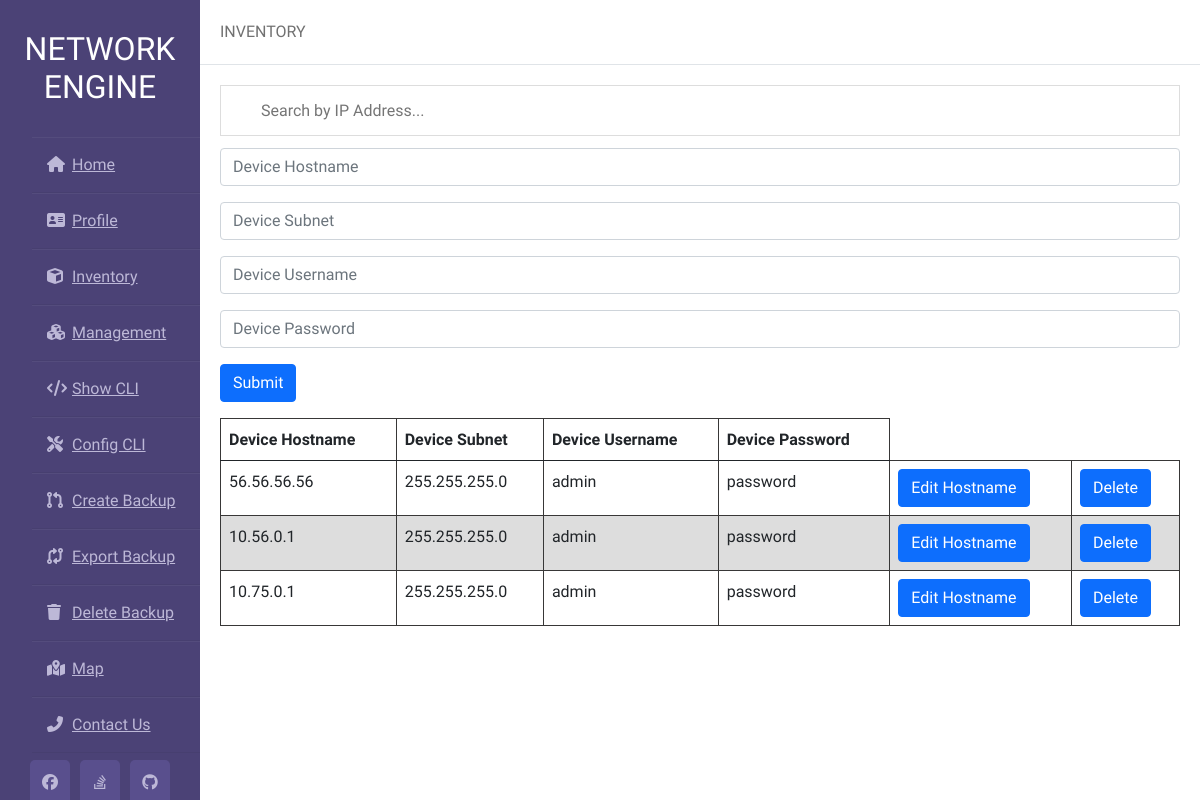
The page /inventory on the database as committed earlier.
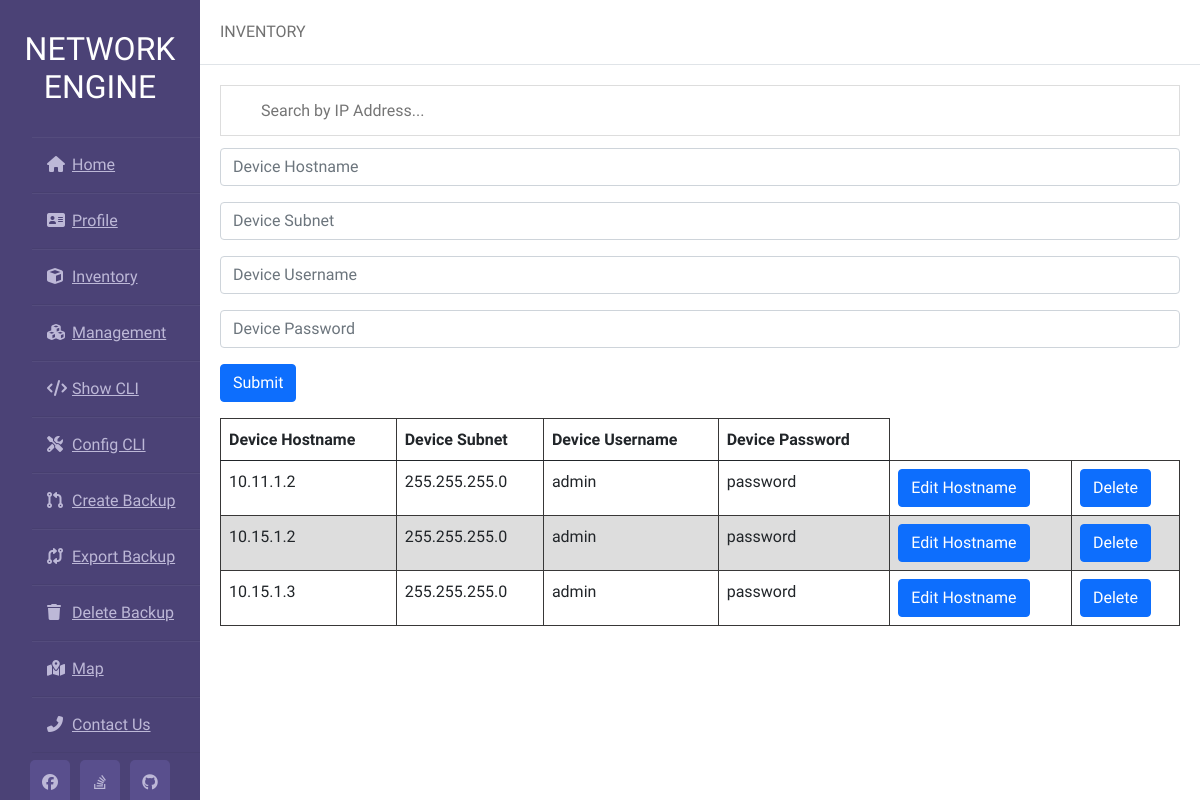
The same page on the database as committed later.
### app/models.py (models this page shows)
class Device(db.Model):
    hostname_id = db.Column(db.String, primary_key=True, nullable=False, unique=False)
    subnet = db.Column(db.String, unique=False)
    username = db.Column(db.String, unique=False)
    password = db.Column(db.String, unique=False)

### app/views.py (the view)
@app.route("/inventory", methods=["GET"])
def inventory():
    devices = db.session.query(Device).all()
    return render_template("inventory.html", devices=devices)

### app/templates/inventory.html (shortened to what this page needs)
<!DOCTYPE html>
<html lang="en">
<head>
    <link rel="stylesheet" href= "{{ url_for('static',filename='styles/styles.css') }}">
    <link href="https://cdn.jsdelivr.net/npm/bootstrap@5.0.0-beta1/dist/css/bootstrap.min.css" rel="stylesheet"
>
</head>
<body>
    <div class="wrapper">
        <div class="sidebar">
            <h2>Network Engine</h2>
            <ul>
                <li><a href="/"><i class="fa-solid fa-house"></i>Home</a></li>
                <li><a href="{{ url_for('profile') }}"><i class="fa-solid fa-address-card"></i>Profile</a></li>
                <li><a href="{{ url_for('inventory') }}"><i class="fa-solid fa-cube"></i>Inventory</a></li>
                <li><a href="{{ url_for('management') }}"><i class="fa-solid fa-cubes"></i>Management</a></li>
                <li><a href="{{ url_for('show_cli') }}"><i class="fa-solid fa-code"></i>Show CLI</a></li>
                <li><a href="{{ url_for('config') }}"><i class="fa-solid fa-screwdriver-wrench"></i>Config CLI</a></li>
                <li><a href="{{ url_for('create_backup') }}"><i class="fa-solid fa-code-pull-request"></i>Create Backup</a></li>
                <li><a href="{{ url_for('export_backup') }}"><i class="fa-solid fa-code-compare"></i>Export Backup</a></li>
                <li><a href="{{ url_for('delete_backup') }}"><i class="fa-solid fa-trash"></i>Delete Backup</a></li>
                <li><a href="#"><i class="fa-solid fa-map-location-dot"></i>Map</a></li>
                <li><a href="{{ url_for('contact_us') }}"><i class="fa-solid fa-phone-flip"></i>Contact Us</a></li>
            </ul>
            <div class="social_media">
                <a href="#"><i class="fa-brands fa-facebook"></i></a>
                <a href="https://stackoverflow.com" target="_blank"><i class="fa-brands fa-stack-overflow"></i></a>
                <a href="https://github.com/ADPOLLEY/Network-Engine" target="_blank"><i
                        class="fa-brands fa-github"></i></a>
            </div>
        </div>
        <div class="main_content">
            <div class="header">inventory</div>
            <div class="info" id="info">
                <input type="text" id="myInput" onkeyup="myFunction()" placeholder="Search by IP Address...">
                <form hx-post="/submit" hx-swap="beforeend" hx-target="#new-device" class="mb-3">
                    <input type="text" placeholder="Device Hostname" name="hostname" class="form-control mb-3" />
                    <input type="text" placeholder="Device Subnet" name="subnet" class="form-control mb-3" />
                    <input type="text" placeholder="Device Username" name="username" class="form-control mb-3" />
                    <input type="text" placeholder="Device Password" name="password" class="form-control mb-3" />
                    <button type="submit" class="btn btn-primary">Submit</button>
                </form>
                <table class="table">
                    <thead>
                      <tr>
                        <th scope="col">Device Hostname</th>
                        <th scope="col">Device Subnet</th>
                        <th scope="col">Device Username</th>
                        <th scope="col">Device Password</th>
                      </tr>
                    </thead>
                    <tbody id="new-device" hx-target="closest tr" hx-swap="outerHTML swap:0.5s">
                        {%for device in devices%}
                        <tr>
                            <td>{{device.hostname_id}}</td>
                            <td>{{device.subnet}}</td>
                            <td>{{device.username}}</td>
                            <td>{{device.password}}</td>
                            <td>
                                <button class="btn btn-primary"
                                    hx-get="/get-edit-form/{{device.hostname_id}}">
                                    Edit Hostname
                                </button>
                            </td>
                            <td>
                                <button class="btn btn-primary"
                                    hx-delete="/delete/{{device.hostname_id}}">
                                    Delete
                                </button>
                            </td>
                        </tr>
                        {%endfor%}
                    </tbody>
                </table>
            </div>
        </div>
    </div>
</body>
</html>

### app/static/styles/styles.css (style rules this page uses)
* { margin: 0; padding: 0; box-sizing: border-box; list-style: none; text-decoration: none; font-family: 'Josefin Sans', sans-serif; }
body { background-color: #f3f5f9; }
.wrapper { display: flex; position: relative; }
.wrapper .sidebar { width: 200px; height: 100%; background: #4b4276; padding: 30px 0px; position: fixed; }
.wrapper .sidebar h2 { color: #fff; text-transform: uppercase; text-align: center; margin-bottom: 30px; }
.wrapper .sidebar ul li { padding: 15px; border-bottom: 1px solid #bdb8d7; border-bottom: 1px solid rgba(0, 0, 0, 0.05); border-top: 1px solid rgba(255, 255, 255, 0.05); }
.wrapper .sidebar ul li a { color: #bdb8d7; display: block; }
.wrapper .sidebar ul li a .fa-solid { width: 25px; }
.wrapper .sidebar .social_media { position: absolute; bottom: 0; left: 50%; transform: translateX(-50%); display: flex; }
.wrapper .sidebar .social_media a { display: block; width: 40px; background: #594f8d; height: 40px; line-height: 45px; text-align: center; margin: 0 5px; color: #bdb8d7; border-top-left-radius: 5px; border-top-right-radius: 5px; }
.wrapper .main_content { width: 100%; margin-left: 200px; }
.wrapper .main_content .header { text-transform: uppercase; padding: 20px; background: #fff; color: #717171; border-bottom: 1px solid #e0e4e8; }
.wrapper .main_content .info { margin: 20px; color: #717171; line-height: 25px; border: #4b4276; }
#myInput { background-image: url(''); background-position: 10px 12px; background-repeat: no-repeat; width: 100%; font-size: 16px; padding: 12px 20px 12px 40px; border: 1px solid #ddd; margin-bottom: 12px; }

### app/templates/inventory.html (style rules this page uses)
table { font-family: arial, sans-serif; border-collapse: collapse; width: 100%; }
td, th { border: 1px solid #383737; text-align: left; padding: 8px; }
tr:nth-child(even) { background-color: #dddddd; }

Rows that differ between the two databases and show on the page:
removed Device: hostname_id "56.56.56.56", subnet "255.255.255.0", username "admin", password "password"
removed Device: hostname_id "10.56.0.1", subnet "255.255.255.0", username "admin", password "password"
removed Device: hostname_id "10.75.0.1", subnet "255.255.255.0", username "admin", password "password"
added Device: hostname_id "10.11.1.2", subnet "255.255.255.0", username "admin", password "password"
added Device: hostname_id "10.15.1.2", subnet "255.255.255.0", username "admin", password "password"
added Device: hostname_id "10.15.1.3", subnet "255.255.255.0", username "admin", password "password"
